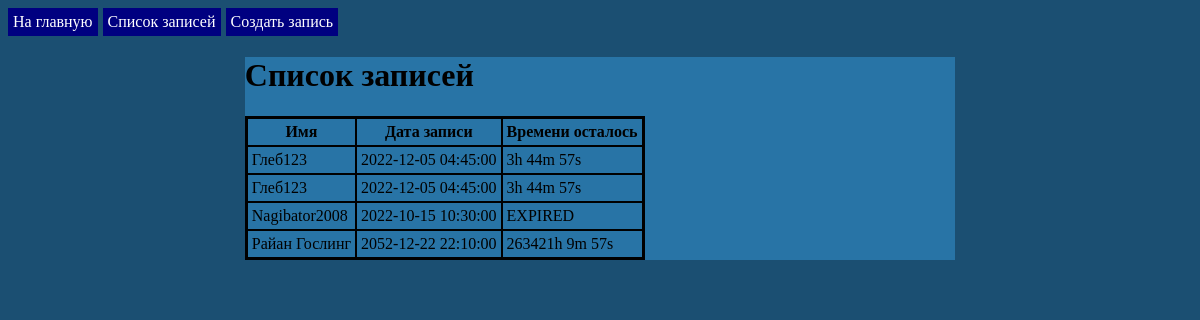
Page /list/ on the committed database.
### bot/models.py (models this page shows)
class RecordModel(models.Model):
    open_time = models.TimeField()
    date = models.DateField()
    min_duration = models.TimeField()
    max_duration = models.TimeField()
    machine_number = models.IntegerField()
    time_from = models.TimeField()
    time_before = models.TimeField()
    login = models.CharField(max_length=50)
    password = models.CharField(max_length=50)
    user_name = models.CharField(max_length=50)

### bot/views.py (the view)
# urls.py: path("list/", RecordsListView.as_view(), name="records_list_url"),
class RecordsListView(View):
    def get(self, request):
        records = RecordModel.objects.all()
        return render(request, "bot/record_list.html", context={"records": records})

### bot/templates/bot/record_list.html (shortened to what this page needs)
{% extends 'base.html' %}
{% load static %}
{% block links %}
	<link rel="stylesheet" type="text/css" href="{% static 'css/list.css' %}">
{% endblock %}
{% block content %}
	<h1>Список записей</h1>
	<table>
		<thead>
			<tr>
				<th>Имя</th>
				<th>Дата записи</th>
				<th>Времени осталось</th>
			</tr>
		</thead>
		<tbody>
			{% for record in records %}
				<tr>
					<td>{{ record.user_name }}</td>
					<td>{{ record.date.isoformat }} {{ record.open_time.isoformat }}</td>
					<td id="{{ forloop.counter0 }}"></td>
				</tr>
			{% endfor %}
		</tbody>
	</table>
{% endblock %}

### templates/base.html (shortened to what this page needs)
{% load static %}
<!DOCTYPE html>
<html lang="en">
<head>
    <link rel="stylesheet" type="text/css" href="{% static 'css/styles.css' %}">
    {% block links %}{% endblock %}
</head>
<body>
    <header>
        <a href="{% url 'index_url' %}" class="header-item logo">На главную</a>
        <a href="{% url 'records_list_url' %}" class="header-item">Список записей</a>
        <a href="{% url 'create_record_url' %}" class="header-item">Создать запись</a>
    </header>
    <div class="content">
        {% block content %}{% endblock %}
    </div>
</body>
</html>

### static/css/styles.css (style rules this page uses)
body { background-color: #1B4F72; }
header { display: flex; flex-direction: row; justify-content: flex-start; gap: 5px; }
header .header-item { display: inline-block; text-decoration: none; padding: 5px; background-color: navy; color: white; }
div.content { width: 60%; background-color: #2874A6; margin: auto; }

### bot/static/css/list.css (style rules this page uses)
table { border: black solid 2px; border-spacing: 0; }
table th, table td { border: black solid 1px; padding: 4px; }

### rows in the picture
RecordModel: user_name "Глеб123", date "2022-12-05", open_time "04:45:00"
RecordModel: user_name "Глеб123", date "2022-12-05", open_time "04:45:00"
RecordModel: user_name "Nagibator2008", date "2022-10-15", open_time "10:30:00"
RecordModel: user_name "Райан Гослинг", date "2052-12-22", open_time "22:10:00"
